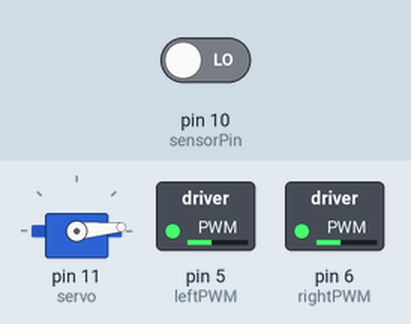
Bench run of a sketch on a simulated Arduino Uno, built with avr-gcc and run on an emulated ATmega328P. Shown: servo, switched loads named in the sketch (green lamp = pin HIGH). The test bench sets the inputs (shaded band); at power-on: pin 10 (sensorPin) LOW.

Above: at 0.05 s.
At 0.45 s:
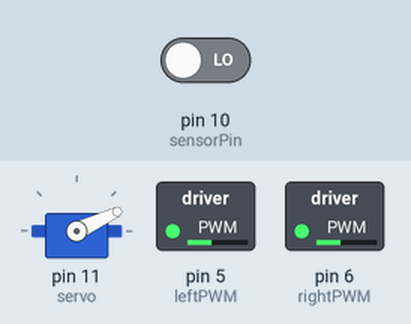
At 1.2 s:
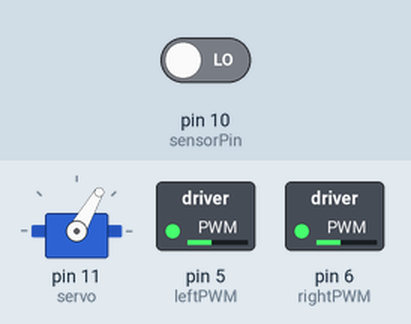
1.3 s: pin 10 (sensorPin) driven HIGH
Timing chart, 0 to 4.3 s (numbered marks = the images above; inputs shaded):
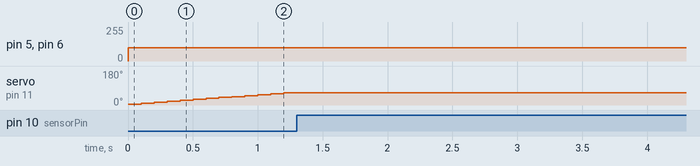

The sketch:

sensor-test.ino
```cpp
#include <Servo.h>

/* Motor pin */
const int leftMotor1 = 2;
const int leftMotor2 = 3;
const int rightMotor1 = 4;
const int rightMotor2 = 7;

const int leftPWM = 5;
const int rightPWM = 6;

/* sensor pin */
const int sensorPin = 10;

/* singal from sensor pin */
int sgn = 0;
int changed = 0;

/* direction */
int positive = 1;
int negative = 0;

/* Servo */
Servo servo;
int servoPos = 0;

void setup() {
	Serial.begin(9600);
        servo.attach(11);
        servo.write(servoPos);
}

void loop() {
	int sgn = digitalRead(sensorPin);
	if (sgn == 1 && changed == 0) {
                changed = 1;
	}

        /*
        analogWrite(leftMotor1, positive * 100);
	analogWrite(leftMotor2, negative * 100);
        analogWrite(rightMotor1, positive * 100);
	analogWrite(rightMotor2, negative * 100);*/
        if (changed == 0) {
            digitalWrite(leftMotor1, LOW);
            digitalWrite(leftMotor2, HIGH);
            digitalWrite(rightMotor1, LOW);
            digitalWrite(rightMotor2, HIGH);
            analogWrite(leftPWM, 100);
            analogWrite(rightPWM, 100);
        } else {
            digitalWrite(leftMotor1, HIGH);
            digitalWrite(leftMotor2, LOW);
            digitalWrite(rightMotor1, HIGH);
            digitalWrite(rightMotor2, LOW);
            analogWrite(leftPWM, 100);
            analogWrite(rightPWM, 100);
        }

        if (changed == 0) {
            servoPos += 5;
            servo.write(servoPos);
        }
	delay(100);
}
```

Measured:
- after the input at 1.3 s, servo on pin 11 (servo): stays 65° (without the input it goes to 70° after 0.00 s)
